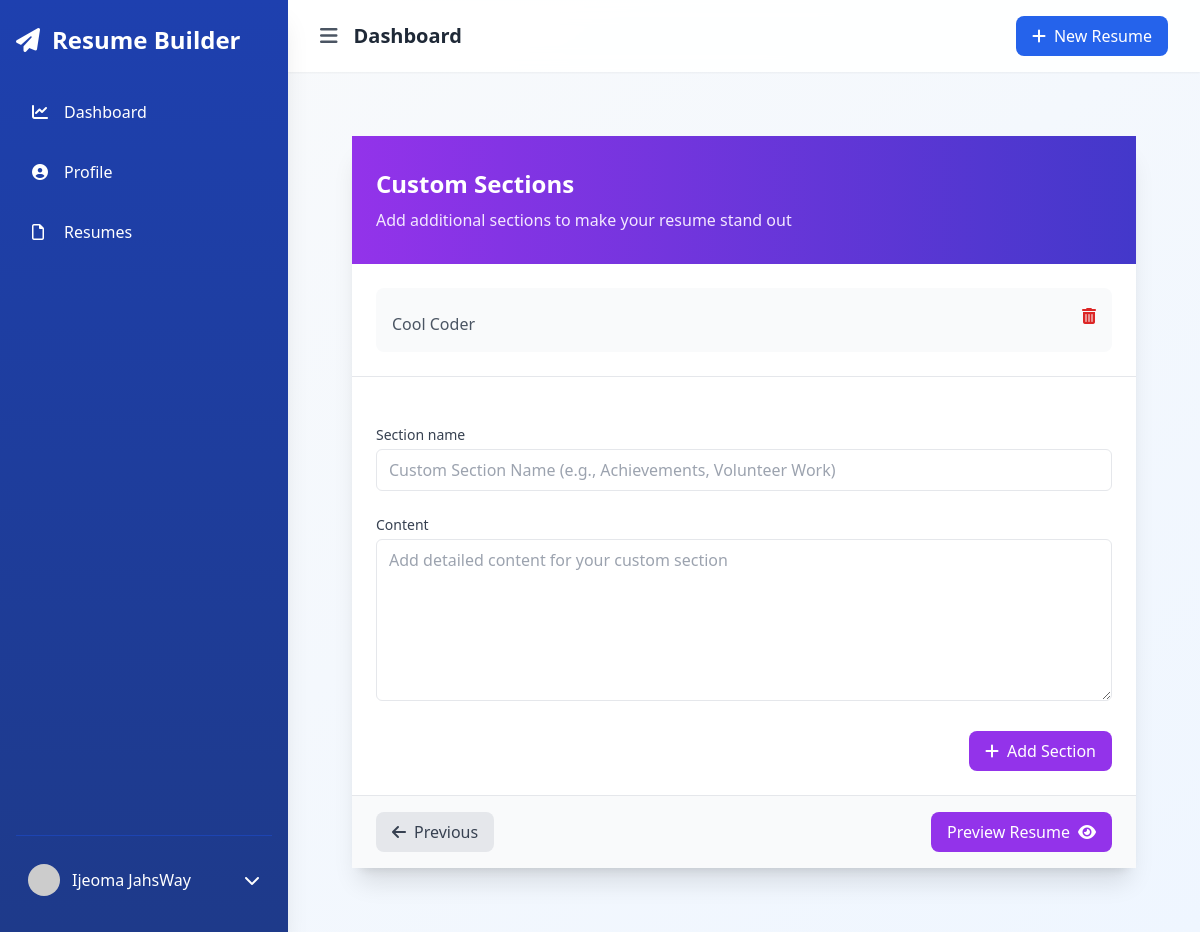
The app's page /resumes/test-resume-67e2bf9a/custom-sections/ (signed in), older data.
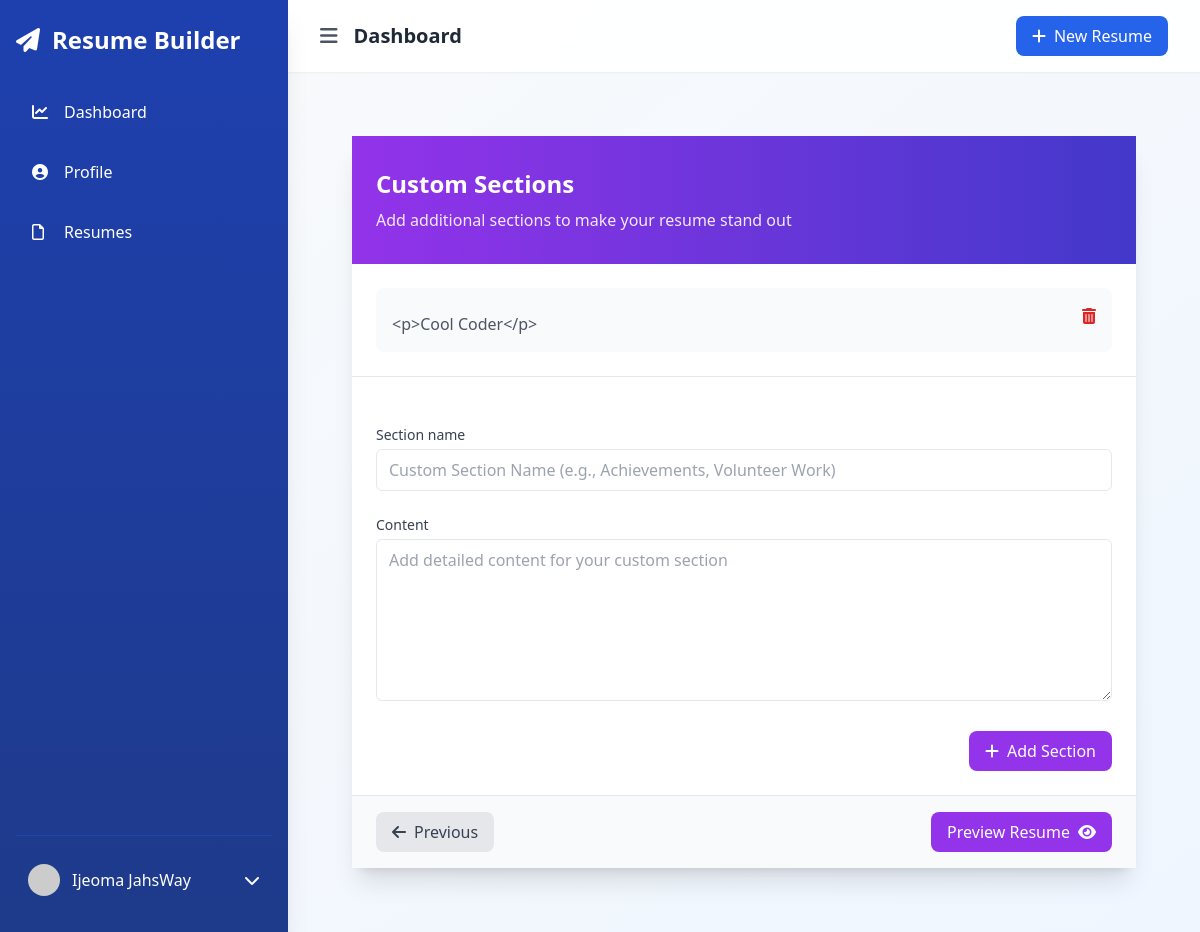
The same page, newer data.
### resumes/models.py (models this page shows)
class CustomSection(models.Model):
    resume = models.ForeignKey(Resume, related_name='custom_sections', on_delete=models.CASCADE)
    section_name = models.CharField(max_length=100)
    content = CKEditor5Field('Content', config_name='default')

### resumes/views.py (the view)
# urls.py: path('<slug:resume_slug>/custom-sections/', views.custom_sections, name='resume_custom_sections'),
@login_required
def custom_sections(request, resume_slug):
    resume = get_object_or_404(Resume, slug=resume_slug, user=request.user)
    custom_sections = resume.custom_sections.all()
    if request.method == 'POST':
        form = CustomSectionForm(request.POST)
        if form.is_valid():
            custom_section = form.save(commit=False)
            custom_section.resume = resume
            custom_section.save()
            messages.success(request, 'Custom section added successfully.')
            return redirect('resume_custom_sections', resume_slug=resume.slug)
    else:
        form = CustomSectionForm()
    return render(request, 'resumes/custom_sections.html', {
        'form': form,
        'custom_sections': custom_sections,
        'resume': resume,
        'section': 'custom_sections'
    })

### resumes/forms.py
class CustomSectionForm(forms.ModelForm):
    class Meta:
        model = CustomSection
        fields = ['section_name', 'content']
        widgets = {
            'section_name': forms.TextInput(attrs={
                'class': 'w-full px-3 py-2 border rounded-md focus:outline-none focus:ring-2 focus:ring-blue-500',
                'placeholder': 'Custom Section Name (e.g., Achievements, Volunteer Work)'
            }),
            'content': forms.Textarea(attrs={
                'class': 'w-full px-3 py-2 border rounded-md focus:outline-none focus:ring-2 focus:ring-blue-500 ckeditor',
                'placeholder': 'Add detailed content for your custom section',
                'rows': 6
            })
        }

### core/context_processors.py (called while the page is built)
def site_settings(request):
    try:
        settings = SiteSettings.objects.first()
        templates = ResumeTemplate.objects.filter(is_active=True).order_by('?')
        return {
            'site_settings': settings,
            'featured_templates': templates
        }
    except:
        return {
            'site_settings': None,
            'featured_templates': []
        }

### resumes/templates/resumes/custom_sections.html (shortened to what this page needs)
{% extends "accounts/dashboard_base.html" %}
{% block content %}
<div class="max-w-4xl mx-auto px-4 sm:px-6 lg:px-8 py-8">
    <div class="bg-white rounded-2xl shadow-xl">
        <div class="bg-gradient-to-r from-purple-600 to-indigo-700 px-6 py-8">
            <h2 class="text-2xl font-bold text-white">Custom Sections</h2>
            <p class="mt-2 text-purple-100">Add additional sections to make your resume stand out</p>
        </div>
        {% if custom_sections %}
            <div class="p-6 border-b border-gray-200">
                <div class="space-y-6">
                    {% for section in custom_sections %}
                        <div class="bg-gray-50 rounded-lg p-4 hover:bg-gray-100 transition-colors">
                            <div class="flex justify-between items-start">
                                <div>
                                    <div class="mt-2 prose prose-sm text-gray-600">
                                        {{ section.content|linebreaks }}
                                    </div>
                                </div>
                                <form method="post" action="{% url 'delete_custom_section' resume.slug section.id %}">
                                    <button type="submit" class="text-red-600 hover:text-red-800 transition-colors">
                                        <i class="fas fa-trash-alt"></i>
                                    </button>
                                </form>
                            </div>
                        </div>
                    {% endfor %}
                </div>
            </div>
        {% endif %}
        <div class="p-6">
            <form method="post" class="space-y-6">
                {% for field in form %}
                    <div class="space-y-1">
                        <label for="{{ field.id_for_label }}" class="block text-sm font-medium text-gray-700">
                            {{ field.label }}
                        </label>
                        {{ field }}
                    </div>
                {% endfor %}
                <div class="flex justify-end">
                    <button type="submit" class="inline-flex items-center px-4 py-2 bg-purple-600 text-white rounded-lg hover:bg-purple-700 transition-colors">
                        <i class="fas fa-plus mr-2"></i>Add Section
                    </button>
                </div>
            </form>
        </div>
        <div class="px-6 py-4 bg-gray-50 border-t border-gray-200 flex justify-between">
            <a href="{% url 'resume_references' resume.slug %}" class="inline-flex items-center px-4 py-2 bg-gray-200 text-gray-700 rounded-lg hover:bg-gray-300 transition-colors">
                <i class="fas fa-arrow-left mr-2"></i>Previous
            </a>
            <a href="{% url 'resume_preview' resume.slug %}" class="inline-flex items-center px-4 py-2 bg-purple-600 text-white rounded-lg hover:bg-purple-700 transition-colors">
                Preview Resume<i class="fas fa-eye ml-2"></i>
            </a>
        </div>
    </div>
</div>
{% endblock %}

Row changes from the older to the newer data that the page shows:
changed CustomSection: content "Cool Coder" → "<p>Cool Coder</p>"
